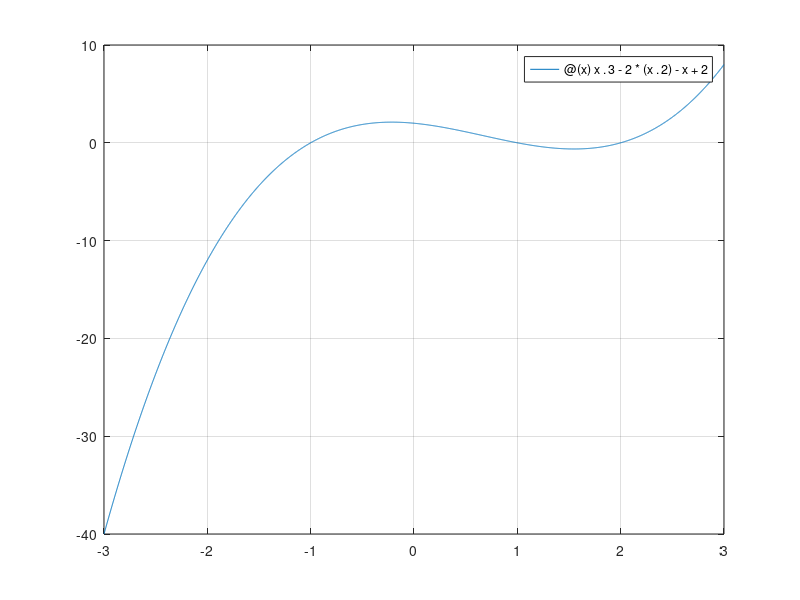

This figure's MATLAB source:
%f1=@(x)x.^2+4*sin(x)-16;
%fplot(f1,[-6,6]);
%grid on;
%x1=fzero(f1,-4);
%x2=fzero(f1,4)
y=@(x)x.^3-2*(x.^2)-x+2;
fplot(y,[-3,3]);
grid on;
x1=fzero(y,-1);
x2=fzero(y,1);
x3=fzero(y,2)